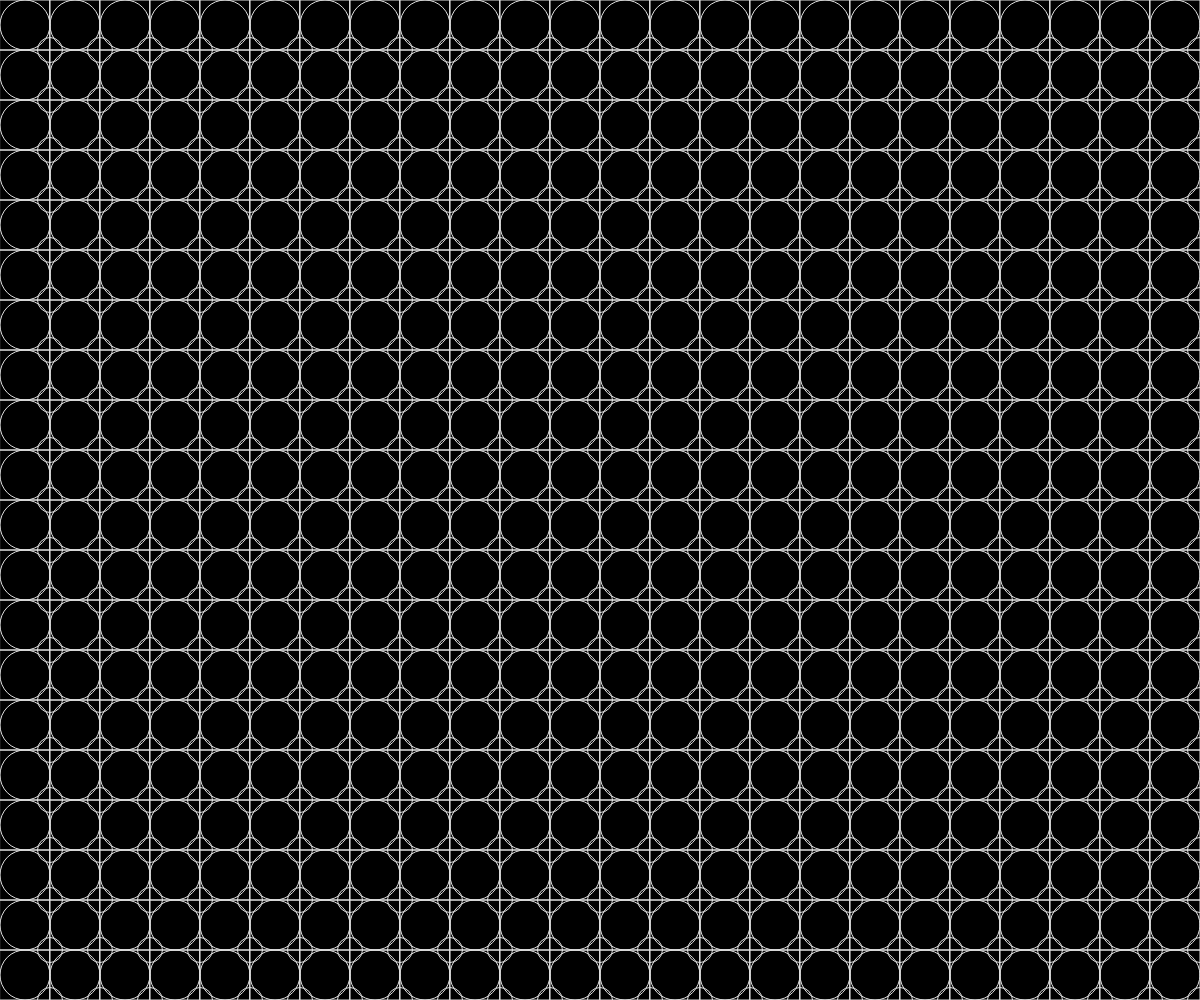
Frame 1 (no input)
Frame 60 (no input): identical to frame 1, image omitted
Frame 120 (the mouse pressed at the canvas centre since frame 60): identical to frame 1, image omitted

The p5.js sketch that drew this single still picture (run headless with seeded random() and noise() and a simulated clock; from frame 60 on, the mouse is pressed at the canvas centre):

// p5.js sketch
// ── sketch.js
function setup() {
  createCanvas(windowWidth, windowHeight);
}

function draw() {
  background(0);
  noFill()//不充滿顏色
  stroke(225)//框線顏色為白色
for(var j=0;j<height/50;j++)
 {
   for(var i=0;i<width/50;i++)
   {
  ellipse(25+50*i,25+50*j,50)
  rect(0+50*i,0+50*j,50)
  ellipse(50+50*i,50+50*j,25)
   }
}
}



  // rectMode(CENTER)
  // ellipse(25+50*0,25,50)// 座標(??,??)產生一個直徑50的圓
  // rect(25+50*0,25,50)
  // ellipse(50+50*0,50,25)

  // ellipse(25+50*1,25,50)// 座標(??,??)產生一個直徑50的圓
  // rect(25+50*1,25,50)
  // ellipse(50+50*1,50,25)

  // ellipse(25+50*2,25,50)// 座標(??,??)產生一個直徑50的圓
  // rect(25+50*2,25,50)
  // ellipse(50+50*2,50,25)

  // ellipse(25+50*3,25,50)// 座標(??,??)產生一個直徑50的圓
  // rect(25+50*3,25,50)
  // ellipse(50+50*3,50,25)

  // ellipse(25+50*4,25,50)// 座標(??,??)產生一個直徑50的圓
  // rect(25+50*4,25,50)
  // ellipse(50+50*4,50,25)

  // ellipse(25+50*5,25,50)// 座標(??,??)產生一個直徑50的圓
  // rect(25+50*5,25,50)
  // ellipse(50+50*5,50,25)

  // ellipse(25+50*6,25,50)// 座標(??,??)產生一個直徑50的圓
  // rect(25+50*6,25,50)
  // ellipse(50+50*6,50,25)
